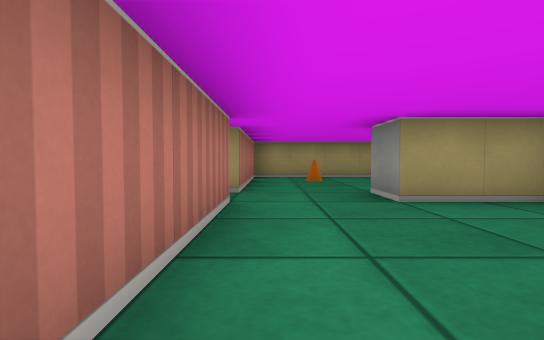
[1] (above)

21 first-person views from a walk through a cub3D ray-caster map. The camera is about half as high as the walls, tilts 2° down and sees 85° across. The floor is counted in squares. Each view is taken from the middle of a square. On the plan, view 1 faces up. The plan holds only what a view shows up to about 9 squares ahead; the rest is blank.

[2]
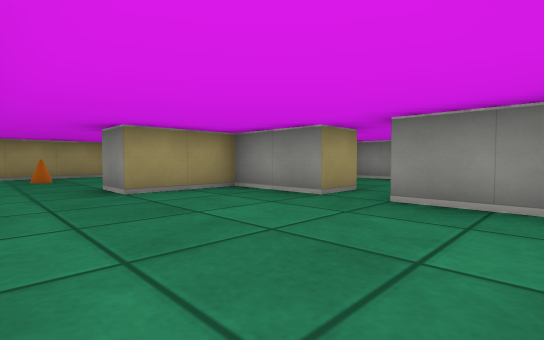

[3]
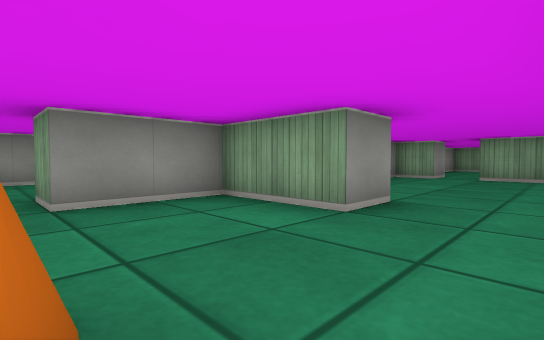

[4]
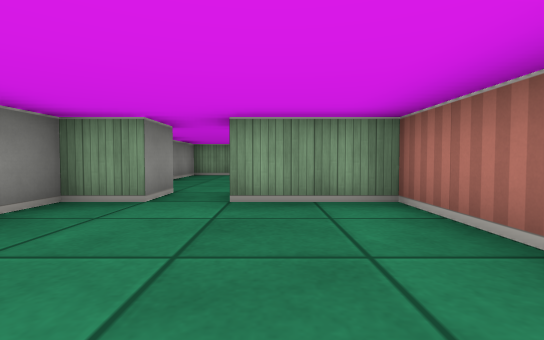

[5]
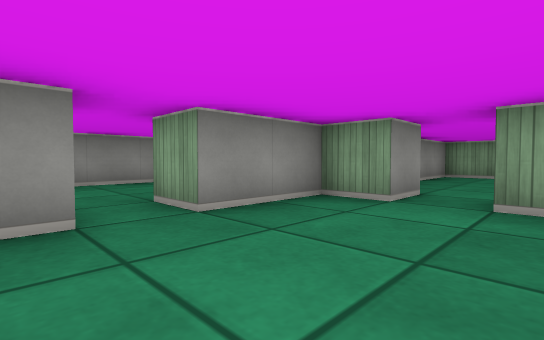

[6]
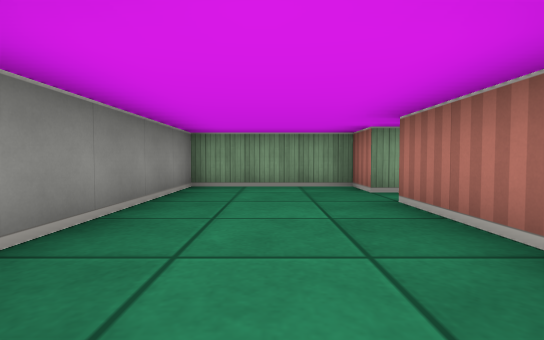

[7]
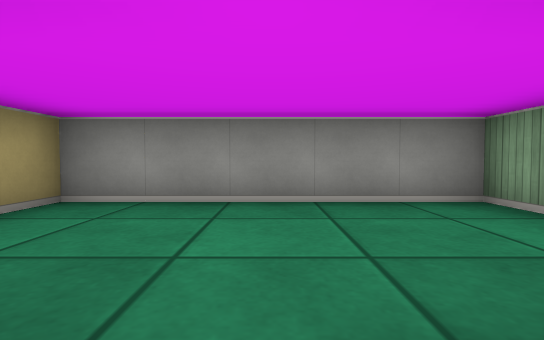

[8]
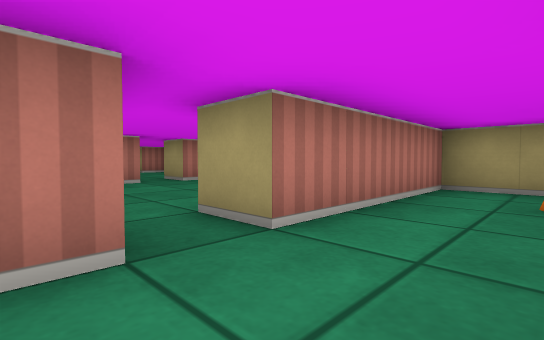

[9]
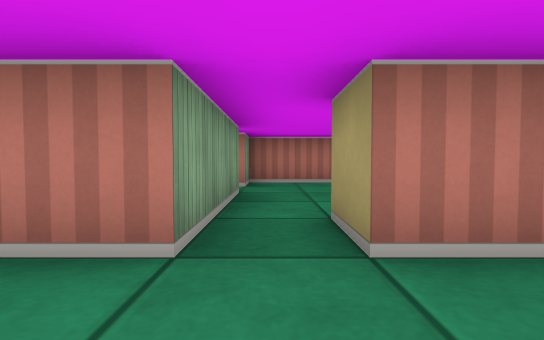

[10]
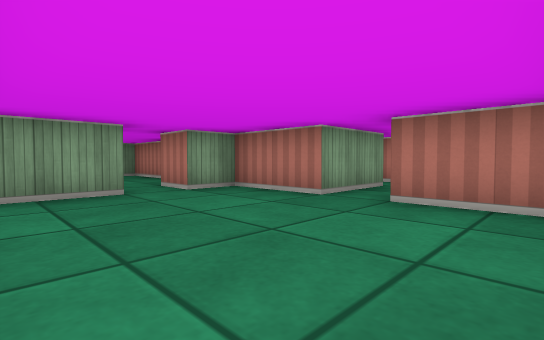

[11]
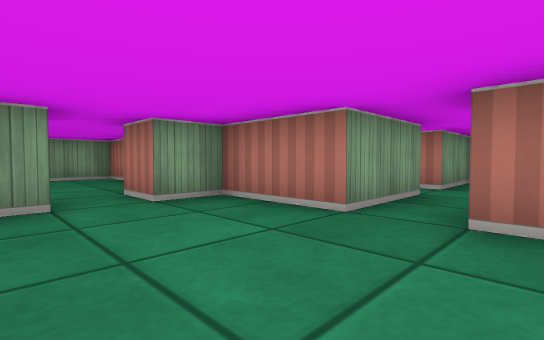

[12]
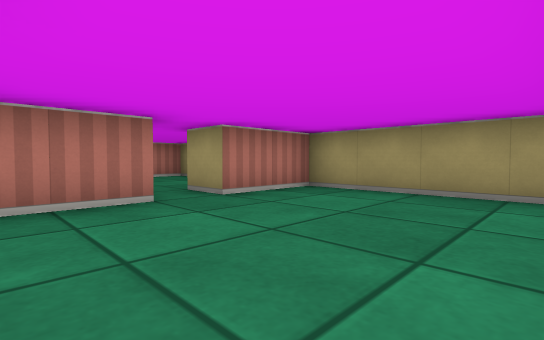

[13]
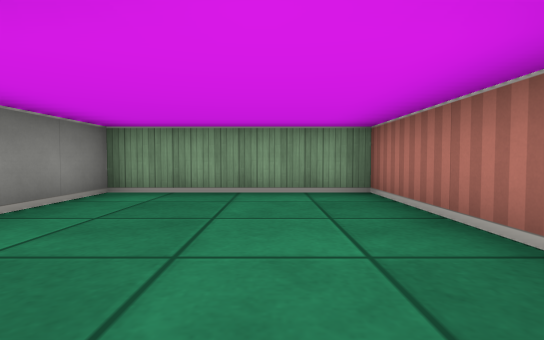

[14]
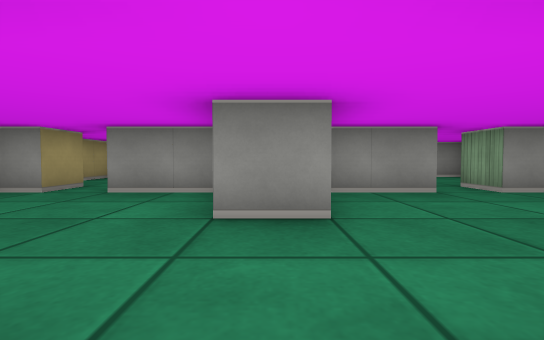

[15]
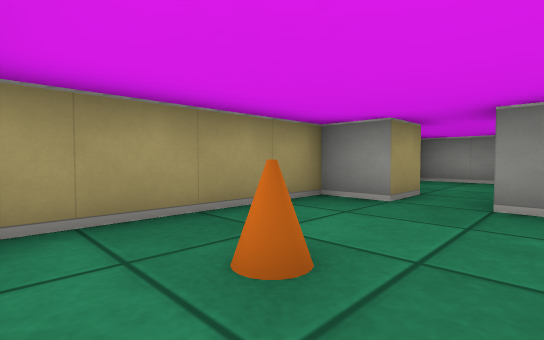

[16]
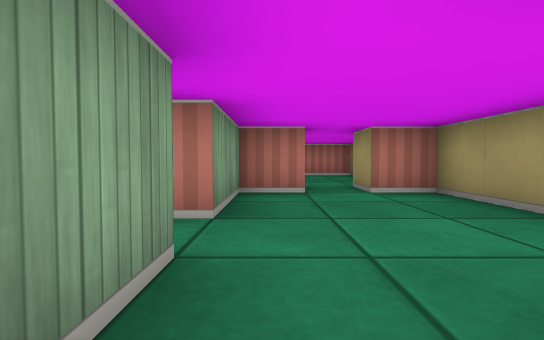

[17]
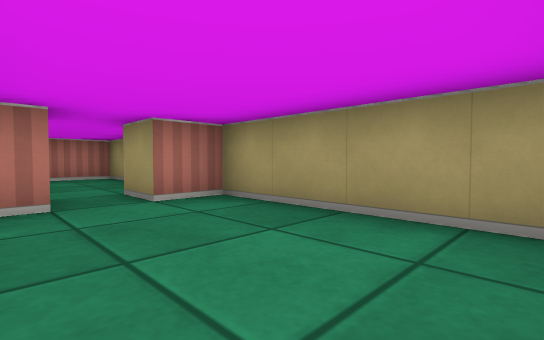

[18]
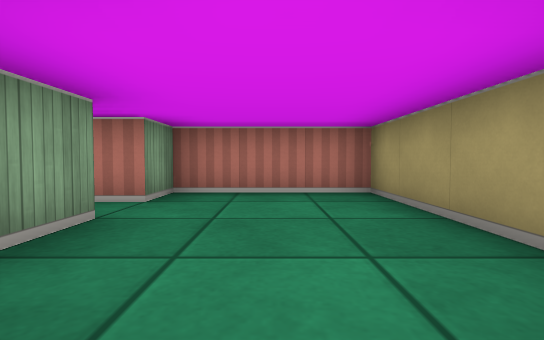

[19]
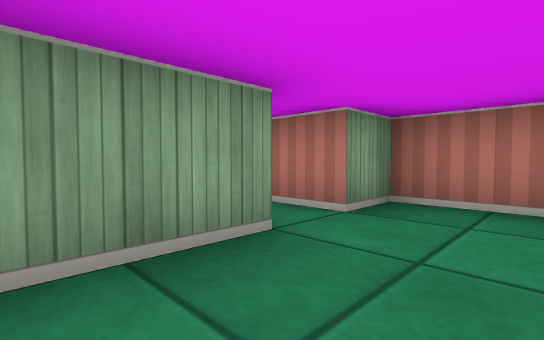

[20]
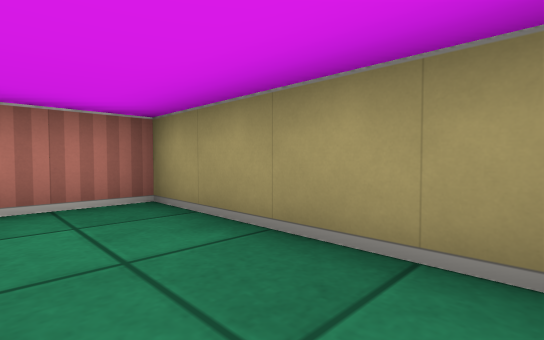

[21]
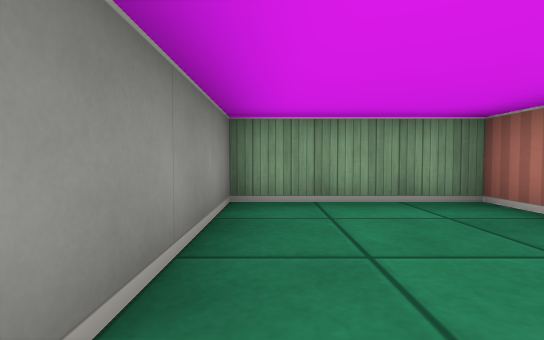

### Floor plan
Ten units are one square. View 1 is at (0, 0); x grows to the right and y downward. Boxes are objects, and circles mark ways between rooms. Rooms are numbered by the first view taken in them; rooms with no view inside come last. Other rooms are left out.
<svg viewBox="-160 -90 240 170">
<path fill="none" stroke="#000" d="M-5 -35 -5 15 15 15M45 -15 35 -15 35 -35 15 -35 15 -45M25 26 25 15 35 15 35 -5 45 -5M-5 -55 -5 -45M15 -45 35 -45 35 -65 45 -65M46 -75 35 -75 35 -85 -5 -85 -5 -55M-55 -55 -55 -35 -45 -35M-36 -35 -5 -35M-21 -85 -55 -85 -55 -65M-5 -45 -15 -45M-55 -14 -55 15 -15 15 -15 -4M-45 -35 -45 -25M-76 -55 -55 -55M-70 -85 -105 -85 -105 -75M-105 -66 -105 -55 -85 -55 -85 -50M-55 -65 -65 -65M-135 -55 -120 -55M-120 -85 -155 -85 -155 -55 -145 -55 -145 -45M-105 -75 -115 -75M71 -85 60 -85M45 -54 45 -45 75 -45 75 -85M5 36 5 55M5 65 5 75 35 75 35 36M66 15 75 15 75 -35 66 -35"/>
<rect x="5" y="-75" width="10" height="10" fill="#bbb"><title>cone</title></rect>
<circle cx="5" cy="-45" r="3" fill="#2a7"/>
<circle cx="-10" cy="-40" r="3" fill="#2a7"/>
<circle cx="20" cy="20" r="3" fill="#2a7"/>
<circle cx="40" cy="-10" r="3" fill="#2a7"/>
<circle cx="40" cy="-70" r="3" fill="#2a7"/>
<circle cx="-40" cy="-30" r="3" fill="#2a7"/>
<circle cx="-60" cy="-60" r="3" fill="#2a7"/>
<circle cx="-110" cy="-70" r="3" fill="#2a7"/>
<text x="10" y="-10">1</text>
<text x="20" y="-70">2</text>
<text x="-30" y="-60">3</text>
<text x="-40" y="-10">4</text>
<text x="-80" y="-70">5</text>
<text x="-130" y="-70">6</text>
<text x="60" y="-70">7</text>
<text x="20" y="50">8</text>
<text x="60" y="-10">9</text>
</svg>
Room 1 opens to room 2. Room 1 opens to room 3. Room 1 opens to room 8. Room 1 opens to room 9. Room 2 opens to room 7. Room 3 opens to room 4. Room 3 opens to room 5. Room 5 opens to room 6.

Where each view was taken, in squares from view 1:
view 1: 0 up, 0 right, facing up
view 2: 1 down, 0 right, facing up-right
view 3: 7 up, 0 right, facing down-right
view 4: 2 up, 1 right, facing down
view 5: 2 up, 1 right, facing down-right
view 6: 2 down, 2 right, facing down
view 7: 1 up, 4 right, facing right
view 8: 3 up, 1 right, facing up-left
view 9: 4 up, 1 right, facing left
view 10: 8 up, 2 left, facing down-left
view 11: 7 up, 3 left, facing down-left
view 12: 4 up, 2 left, facing up-left
view 13: 3 up, 4 left, facing down
view 14: 4 up, 1 left, facing right
view 15: 6 up, 0 right, facing up-right
view 16: 6 up, 6 left, facing left
view 17: 6 up, 7 left, facing up-left
view 18: 7 up, 11 left, facing left
view 19: 7 up, 12 left, facing down-left
view 20: 7 up, 12 left, facing up-left
view 21: 8 up, 7 right, facing down
